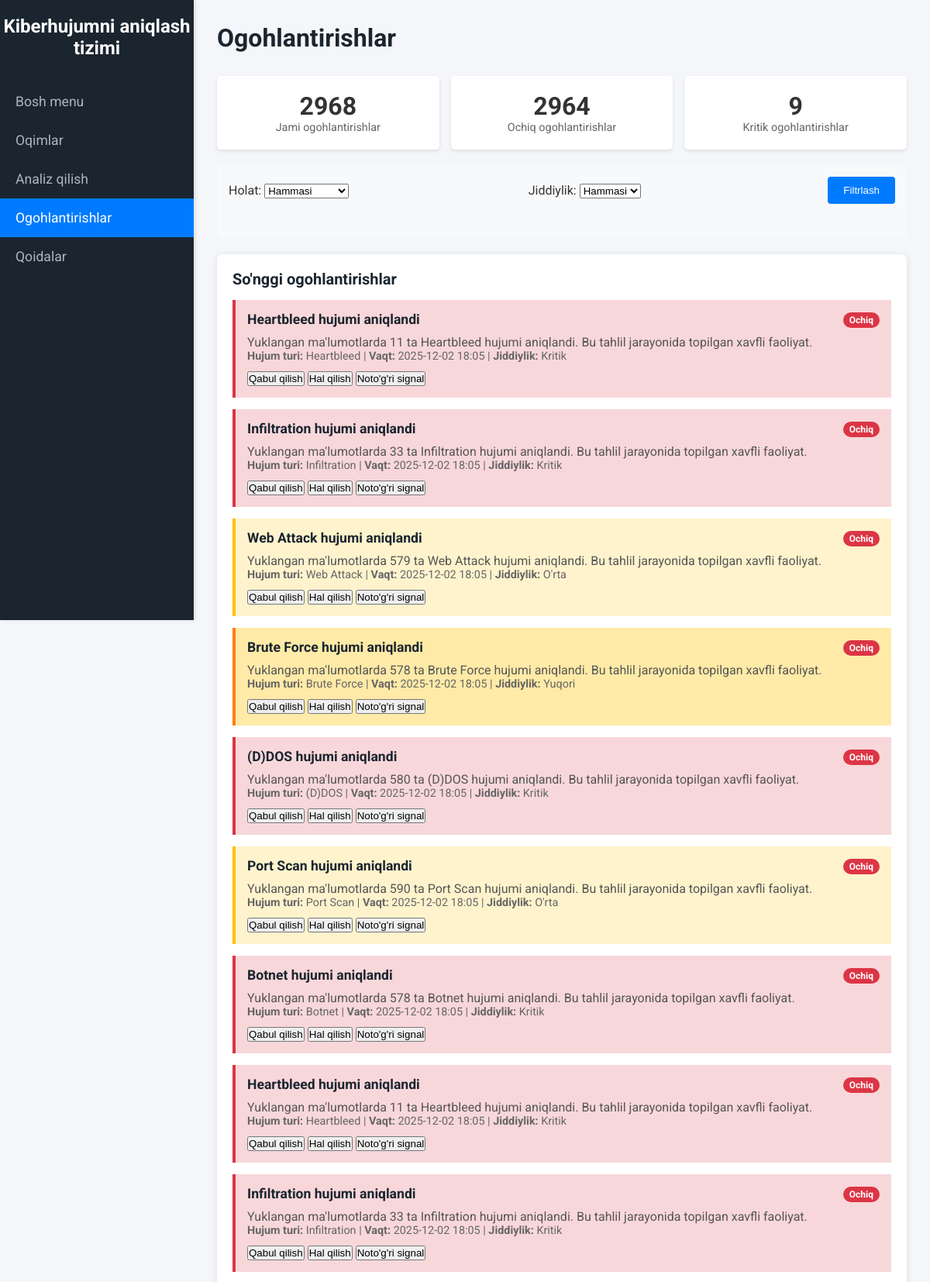
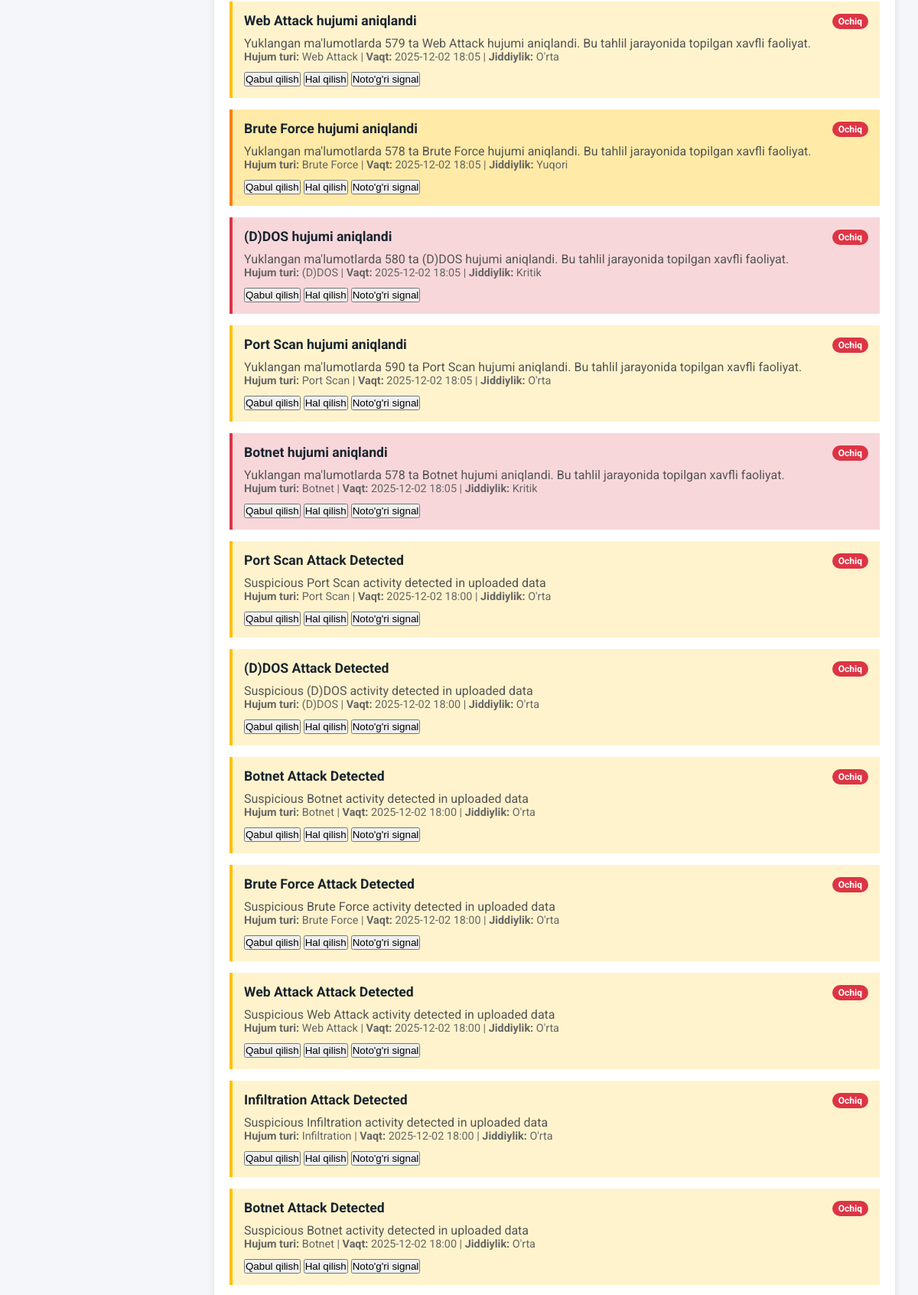
The app's page /alerts/ (upper part) with its own data (2 pictures, top to bottom).
### ids/models.py (models this page shows, shortened)
class Alert(models.Model):
    SEVERITY_CHOICES = [
        ('low', 'Kam'),
        ('medium', 'O\'rta'),
        ('high', 'Yuqori'),
        ('critical', 'Kritik'),
    ]
    STATUS_CHOICES = [
        ('open', 'Ochiq'),
        ('acknowledged', 'Qabul qilingan'),
        ('resolved', 'Hal qilingan'),
        ('false_positive', 'Noto\'g\'ri signal'),
    ]
    title = models.CharField(max_length=200, verbose_name="Sarlavha")
    description = models.TextField(verbose_name="Tavsif")
    severity = models.CharField(max_length=20, choices=SEVERITY_CHOICES, default='medium', verbose_name="Jiddiylik darajasi")
    status = models.CharField(max_length=20, choices=STATUS_CHOICES, default='open', verbose_name="Holat")
    network_flow = models.ForeignKey(NetworkFlow, on_delete=models.CASCADE, null=True, blank=True, verbose_name="Tarmoq oqimi")
    source_ip = models.GenericIPAddressField(null=True, blank=True, verbose_name="Manba IP")
    destination_ip = models.GenericIPAddressField(null=True, blank=True, verbose_name="Maqsad IP")
    attack_type = models.CharField(max_length=100, null=True, blank=True, verbose_name="Hujum turi")
    created_at = models.DateTimeField(auto_now_add=True, verbose_name="Yaratilgan vaqt")
    updated_at = models.DateTimeField(auto_now=True, verbose_name="Yangilangan vaqt")
    acknowledged_at = models.DateTimeField(null=True, blank=True, verbose_name="Qabul qilingan vaqt")
    resolved_at = models.DateTimeField(null=True, blank=True, verbose_name="Hal qilingan vaqt")
    class Meta:
        ordering = ['-created_at']
        verbose_name = "Ogohlantirish"
        verbose_name_plural = "Ogohlantirishlar"

### ids/views.py (the view)
# urls.py: path('alerts/', views.alerts, name='alerts'),
def alerts(request):
    status_filter = request.GET.get('status', '')
    severity_filter = request.GET.get('severity', '')
    alerts_qs = Alert.objects.all()
    if status_filter:
        alerts_qs = alerts_qs.filter(status=status_filter)
    if severity_filter:
        alerts_qs = alerts_qs.filter(severity=severity_filter)
    recent_alerts = alerts_qs.order_by('-created_at')[:50]
    total_alerts = alerts_qs.count()
    open_alerts = alerts_qs.filter(status='open').count()
    critical_alerts = alerts_qs.filter(severity='critical', status='open').count()
    severity_stats = alerts_qs.values('severity').annotate(count=Count('id'))
    context = {
        'alerts': recent_alerts,
        'total_alerts': total_alerts,
        'open_alerts': open_alerts,
        'critical_alerts': critical_alerts,
        'severity_stats': severity_stats,
        'status_filter': status_filter,
        'severity_filter': severity_filter,
    }
    return render(request, 'ids/alerts.html', context)

### ids/templates/ids/alerts.html (shortened to what this page needs)
<!DOCTYPE html>
<html lang="en">
<head>
    {% load static %}
    <link rel="stylesheet" href="{% static 'ids/css/styles.css' %}">
</head>
<body>
    <div class="sidebar">
        <h2>Kiberhujumni aniqlash tizimi</h2>
        <a href="{% url 'dashboard' %}">Bosh menu</a>
        <a href="{% url 'flows' %}">Oqimlar</a>
        <a href="{% url 'analysis' %}">Analiz qilish</a>
        <a href="{% url 'alerts' %}" class="active">Ogohlantirishlar</a>
        <a href="{% url 'rules' %}">Qoidalar</a>
    </div>
    <div class="main-content">
        <header>
            <h1>Ogohlantirishlar</h1>
        </header>
        <div class="stats-grid">
            <div class="stat-card">
                <div class="stat-number">{{ total_alerts }}</div>
                <div class="stat-label">Jami ogohlantirishlar</div>
            </div>
            <div class="stat-card">
                <div class="stat-number">{{ open_alerts }}</div>
                <div class="stat-label">Ochiq ogohlantirishlar</div>
            </div>
            <div class="stat-card">
                <div class="stat-number">{{ critical_alerts }}</div>
                <div class="stat-label">Kritik ogohlantirishlar</div>
            </div>
        </div>
        <div class="filters">
            <form method="get">
                <div style="display: grid; grid-template-columns: 1fr 1fr auto; gap: 15px; align-items: center;">
                    <div>
                        <label for="status">Holat:</label>
                        <select name="status" id="status">
                            <option value="">Hammasi</option>
                        </select>
                    </div>
                    <div>
                        <label for="severity">Jiddiylik:</label>
                        <select name="severity" id="severity">
                            <option value="">Hammasi</option>
                        </select>
                    </div>
                    <button type="submit">Filtrlash</button>
                </div>
            </form>
        </div>
        <div class="card">
            <h3>So'nggi ogohlantirishlar</h3>
            {% if alerts %}
                {% for alert in alerts %}
                    <div class="alert-card alert-{{ alert.severity }}">
                        <div style="display: flex; justify-content: between; align-items: start;">
                            <div style="flex: 1;">
                                <h4>{{ alert.title }}</h4>
                                <p>{{ alert.description }}</p>
                                <div style="font-size: 0.9em; color: #666;">
                                    <strong>Hujum turi:</strong> {{ alert.attack_type|default:"Noma'lum" }} |
                                    <strong>Vaqt:</strong> {{ alert.created_at|date:"Y-m-d H:i" }} |
                                    <strong>Jiddiylik:</strong> {{ alert.get_severity_display }}
                                </div>
                            </div>
                            <div style="margin-left: 15px;">
                                <span class="alert-status status-{{ alert.status }}">
                                    {{ alert.get_status_display }}
                                </span>
                            </div>
                        </div>
                        {% if alert.status == 'open' %}
                            <div style="margin-top: 10px;">
                                <button onclick="updateAlertStatus({{ alert.id }}, 'acknowledge')" class="btn btn-warning">
                                    Qabul qilish
                                </button>
                                <button onclick="updateAlertStatus({{ alert.id }}, 'resolve')" class="btn btn-success">
                                    Hal qilish
                                </button>
                                <button onclick="updateAlertStatus({{ alert.id }}, 'false_positive')" class="btn btn-secondary">
                                    Noto'g'ri signal
                                </button>
                            </div>
                        {% endif %}
                    </div>
                {% endfor %}
            {% else %}
                <p>Hozircha ogohlantirishlar yo'q.</p>
            {% endif %}
        </div>
    </div>
</body>
</html>

### ids/static/ids/css/styles.css (style rules this page uses)
* { margin: 0; padding: 0; box-sizing: border-box; }
body { font-family: 'Roboto', sans-serif; background-color: #f4f6f9; color: #333; }
.sidebar { position: fixed; top: 0; left: 0; width: 250px; height: 100vh; background-color: #1a252f; padding-top: 20px; box-shadow: 2px 0 5px rgba(0, 0, 0, 0.1); }
.sidebar h2 { color: #fff; text-align: center; font-size: 1.5rem; margin-bottom: 30px; }
.sidebar a { display: block; padding: 15px 20px; color: #adb5bd; text-decoration: none; font-size: 1.1rem; transition: background-color 0.3s, color 0.3s; }
.sidebar a:hover, .sidebar a.active { background-color: #007bff; color: #fff; }
.main-content { margin-left: 250px; padding: 30px; min-height: 100vh; }
header { margin-bottom: 30px; }
header h1 { font-size: 2rem; color: #1a252f; }
.card { background-color: #fff; border-radius: 8px; box-shadow: 0 2px 10px rgba(0, 0, 0, 0.1); padding: 20px; margin-bottom: 20px; }
.card h3 { font-size: 1.25rem; margin-bottom: 15px; color: #1a252f; }
.card h4 { font-size: 1.1rem; margin-bottom: 10px; color: #1a252f; }
.card p { font-size: 1rem; color: #555; }
form { margin-bottom: 30px; }
form button { padding: 10px 20px; background-color: #007bff; color: #fff; border: none; border-radius: 4px; cursor: pointer; transition: background-color 0.3s; }

### ids/templates/ids/alerts.html (style rules this page uses)
.alert-card { border-left: 4px solid; margin-bottom: 15px; padding: 15px; }
.alert-critical { border-color: #dc3545; background-color: #f8d7da; }
.alert-high { border-color: #fd7e14; background-color: #ffeaa7; }
.alert-medium { border-color: #ffc107; background-color: #fff3cd; }
.alert-status { display: inline-block; padding: 3px 8px; border-radius: 12px; font-size: 12px; font-weight: bold; }
.status-open { background-color: #dc3545; color: white; }
.filters { background-color: #f8f9fa; padding: 15px; border-radius: 5px; margin-bottom: 20px; }
.stats-grid { display: grid; grid-template-columns: repeat(auto-fit, minmax(200px, 1fr)); gap: 15px; margin-bottom: 20px; }
.stat-card { background: white; padding: 20px; border-radius: 5px; box-shadow: 0 2px 4px rgba(0,0,0,0.1); text-align: center; }
.stat-number { font-size: 2em; font-weight: bold; color: #333; }
.stat-label { color: #666; font-size: 0.9em; }

### records on screen
Alert: title "Heartbleed hujumi aniqlandi", description "Yuklangan ma'lumotlarda 11 ta Heartbleed hujumi aniqlandi. Bu tahlil jarayonida topilgan xavfli faoliyat.", attack_type "Heartbleed", created_at "2025-12-02 18:05", severity "Kritik", status "Ochiq"
Alert: title "Infiltration hujumi aniqlandi", description "Yuklangan ma'lumotlarda 33 ta Infiltration hujumi aniqlandi. Bu tahlil jarayonida topilgan xavfli faoliyat.", attack_type "Infiltration", created_at "2025-12-02 18:05", severity "Kritik", status "Ochiq"
Alert: title "Web Attack hujumi aniqlandi", description "Yuklangan ma'lumotlarda 579 ta Web Attack hujumi aniqlandi. Bu tahlil jarayonida topilgan xavfli faoliyat.", attack_type "Web Attack", created_at "2025-12-02 18:05", severity "O'rta", status "Ochiq"
Alert: title "Brute Force hujumi aniqlandi", description "Yuklangan ma'lumotlarda 578 ta Brute Force hujumi aniqlandi. Bu tahlil jarayonida topilgan xavfli faoliyat.", attack_type "Brute Force", created_at "2025-12-02 18:05", severity "Yuqori", status "Ochiq"
Alert: title "(D)DOS hujumi aniqlandi", description "Yuklangan ma'lumotlarda 580 ta (D)DOS hujumi aniqlandi. Bu tahlil jarayonida topilgan xavfli faoliyat.", attack_type "(D)DOS", created_at "2025-12-02 18:05", severity "Kritik", status "Ochiq"
Alert: title "Port Scan hujumi aniqlandi", description "Yuklangan ma'lumotlarda 590 ta Port Scan hujumi aniqlandi. Bu tahlil jarayonida topilgan xavfli faoliyat.", attack_type "Port Scan", created_at "2025-12-02 18:05", severity "O'rta", status "Ochiq"
Alert: title "Botnet hujumi aniqlandi", description "Yuklangan ma'lumotlarda 578 ta Botnet hujumi aniqlandi. Bu tahlil jarayonida topilgan xavfli faoliyat.", attack_type "Botnet", created_at "2025-12-02 18:05", severity "Kritik", status "Ochiq"
Alert: title "Heartbleed hujumi aniqlandi", description "Yuklangan ma'lumotlarda 11 ta Heartbleed hujumi aniqlandi. Bu tahlil jarayonida topilgan xavfli faoliyat.", attack_type "Heartbleed", created_at "2025-12-02 18:05", severity "Kritik", status "Ochiq"
Alert: title "Infiltration hujumi aniqlandi", description "Yuklangan ma'lumotlarda 33 ta Infiltration hujumi aniqlandi. Bu tahlil jarayonida topilgan xavfli faoliyat.", attack_type "Infiltration", created_at "2025-12-02 18:05", severity "Kritik", status "Ochiq"
Alert: title "Web Attack hujumi aniqlandi", description "Yuklangan ma'lumotlarda 579 ta Web Attack hujumi aniqlandi. Bu tahlil jarayonida topilgan xavfli faoliyat.", attack_type "Web Attack", created_at "2025-12-02 18:05", severity "O'rta", status "Ochiq"
Alert: title "Brute Force hujumi aniqlandi", description "Yuklangan ma'lumotlarda 578 ta Brute Force hujumi aniqlandi. Bu tahlil jarayonida topilgan xavfli faoliyat.", attack_type "Brute Force", created_at "2025-12-02 18:05", severity "Yuqori", status "Ochiq"
Alert: title "(D)DOS hujumi aniqlandi", description "Yuklangan ma'lumotlarda 580 ta (D)DOS hujumi aniqlandi. Bu tahlil jarayonida topilgan xavfli faoliyat.", attack_type "(D)DOS", created_at "2025-12-02 18:05", severity "Kritik", status "Ochiq"
Alert: title "Port Scan hujumi aniqlandi", description "Yuklangan ma'lumotlarda 590 ta Port Scan hujumi aniqlandi. Bu tahlil jarayonida topilgan xavfli faoliyat.", attack_type "Port Scan", created_at "2025-12-02 18:05", severity "O'rta", status "Ochiq"
Alert: title "Botnet hujumi aniqlandi", description "Yuklangan ma'lumotlarda 578 ta Botnet hujumi aniqlandi. Bu tahlil jarayonida topilgan xavfli faoliyat.", attack_type "Botnet", created_at "2025-12-02 18:05", severity "Kritik", status "Ochiq"
Alert: title "Port Scan Attack Detected", description "Suspicious Port Scan activity detected in uploaded data", attack_type "Port Scan", created_at "2025-12-02 18:00", severity "O'rta", status "Ochiq"
Alert: title "(D)DOS Attack Detected", description "Suspicious (D)DOS activity detected in uploaded data", attack_type "(D)DOS", created_at "2025-12-02 18:00", severity "O'rta", status "Ochiq"
Alert: title "Botnet Attack Detected", description "Suspicious Botnet activity detected in uploaded data", attack_type "Botnet", created_at "2025-12-02 18:00", severity "O'rta", status "Ochiq"
Alert: title "Brute Force Attack Detected", description "Suspicious Brute Force activity detected in uploaded data", attack_type "Brute Force", created_at "2025-12-02 18:00", severity "O'rta", status "Ochiq"
Alert: title "Web Attack Attack Detected", description "Suspicious Web Attack activity detected in uploaded data", attack_type "Web Attack", created_at "2025-12-02 18:00", severity "O'rta", status "Ochiq"
Alert: title "Infiltration Attack Detected", description "Suspicious Infiltration activity detected in uploaded data", attack_type "Infiltration", created_at "2025-12-02 18:00", severity "O'rta", status "Ochiq"
Alert: title "Botnet Attack Detected", description "Suspicious Botnet activity detected in uploaded data", attack_type "Botnet", created_at "2025-12-02 18:00", severity "O'rta", status "Ochiq"

### other values on screen
{{ total_alerts }} "2968"
{{ open_alerts }} "2964"
{{ critical_alerts }} "9"
